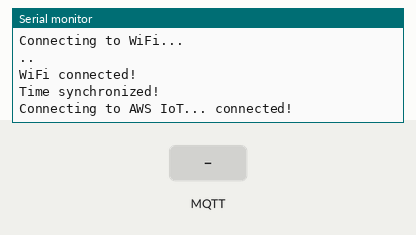
The sketch below on a simulated ESP32. Parts: the last lines printed to the serial monitor. The inputs (shaded band) are chosen by the test bench. WiFi joins after 1.5 s; servers stay silent unless stated; the local clock reads 2024-03-15 10:24:30 at power-on unless the sketch sets it; random numbers use the default seed unless the sketch sets one; no MQTT or app messages arrive unless stated.

Above: at 4.2 s.
4.3 s: MQTT message "payment_success" arrives on the first subscribed topic
At 6.1 s:
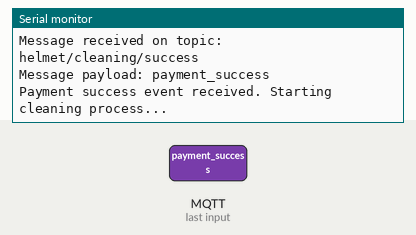
6.5 s: MQTT message "1" arrives on the first subscribed topic
At 7.9 s:
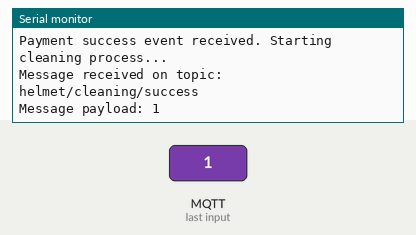
8.5 s: MQTT message "on" arrives on the first subscribed topic
At 9.4 s:
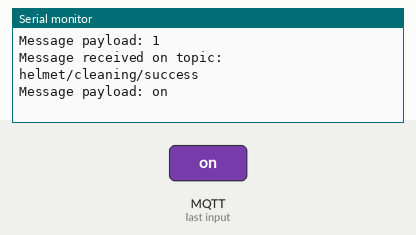
10.5 s: MQTT message "off" arrives on the first subscribed topic
At 12.2 s:
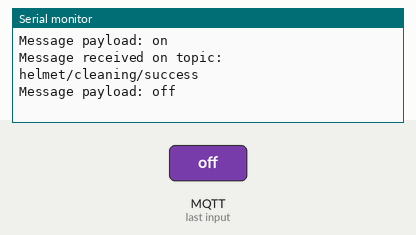

The sketch:

esp32.ino
```cpp
#include <WiFi.h>
#include <WiFiClientSecure.h>
#include <PubSubClient.h>

// wifi credentials
const char * ssid = "Galaxy M013154";
const char * password = "dfxz7900";

// aws iot core credentials
const char * mqtt_server = "a2vvufbiwbsbvo-ats.iot.ap-south-1.amazonaws.com";
const int mqtt_port = 8883;
const char * device_cert = R"EOF(
-----BEGIN CERTIFICATE-----
MIIDWjCCAkKgAwIBAgIVAPFflgZLqCnOUgQkM/OoWratsZBPMA0GCSqGSIb3DQEB
CwUAME0xSzBJBgNVBAsMQkFtYXpvbiBXZWIgU2VydmljZXMgTz1BbWF6b24uY29t
IEluYy4gTD1TZWF0dGxlIFNUPVdhc2hpbmd0b24gQz1VUzAeFw0yNTAxMTQwODE5
NThaFw00OTEyMzEyMzU5NTlaMB4xHDAaBgNVBAMME0FXUyBJb1QgQ2VydGlmaWNh
dGUwggEiMA0GCSqGSIb3DQEBAQUAA4IBDwAwggEKAoIBAQDw43XBmiyWVTa9L7OJ
45U6nZgrXztXJz9jrPPCntXvIR5B8YczZ/0rCPqHDVsC+ySvuB58xESu+YexADG6
fIC8KpZ3CdWocGzTMpRKhvIIP+0vzTI9+v5eoFpC/o9Kw2O2sBF7TNLgrCHJ5CbP
TXe+h1WN2eY6wY95kMvY0H3rSju/OinyVW43bsoNsG8DZfv4P6v/DSQ/mPXH2lfx
MoJYe5JX74etL3epLR1un+M0CmeSeotfuNz0kvef8pyM/Anz107LflC7LzwF+L56
Hudra8M8N0wD+nXD0rddSHaxgeamTTl3GOfVzoM+M+EkX9Txr51uijtRDvADGX7R
aNktAgMBAAGjYDBeMB8GA1UdIwQYMBaAFKKI0HpdplRhoZHvGwl2xw9Vc8BhMB0G
A1UdDgQWBBQzQRTDpQfW21hCqkmzz0jVGdjRzTAMBgNVHRMBAf8EAjAAMA4GA1Ud
DwEB/wQEAwIHgDANBgkqhkiG9w0BAQsFAAOCAQEAZKQoP5IW0iDLutB983R78yXB
ZVFfOPlpDOIl7N4QlRG5nYXyp3bg3izrsp7z2d2enC0QabxJVbckzJzjOM6xOP+M
A8phjwH+oiE+6QiAxsBbxPvxE0cxm7HZny0Vnxt+CtzkB8ft2Y5c7UEmu/u2RZFb
wS79Leyy5Bo986zBJieDUBRtwbKaSyAwJ0wJuqutO2CA5qTUoH6uYUdsRK3V9l1X
3QHDlcOdL3rI1bI+DIylA2OfXzI35ftUYcWGS42V9YbWH+gaJyQ6c/+AdaEMlOQL
egjg3aE8ZPfO3I1qR5vdBErbIab6AZNvFsj3HKVPP3FZqPf4DI8B3LTrCrlGoQ==
-----END CERTIFICATE-----
)EOF";;
const char * device_key = R"EOF(
-----BEGIN RSA PRIVATE KEY-----
MIIEpgIBAAKCAQEA8ON1wZosllU2vS+zieOVOp2YK187Vyc/Y6zzwp7V7yEeQfGH
M2f9Kwj6hw1bAvskr7gefMRErvmHsQAxunyAvCqWdwnVqHBs0zKUSobyCD/tL80y
Pfr+XqBaQv6PSsNjtrARe0zS4KwhyeQmz013vodVjdnmOsGPeZDL2NB960o7vzop
8lVuN27KDbBvA2X7+D+r/w0kP5j1x9pX8TKCWHuSV++HrS93qS0dbp/jNApnknqL
X7jc9JL3n/KcjPwJ89dOy35Quy88Bfi+eh7na2vDPDdMA/p1w9K3XUh2sYHmpk05
dxjn1c6DPjPhJF/U8a+dboo7UQ7wAxl+0WjZLQIDAQABAoIBAQDE1SgQhVkvkfvD
hOnQn0z982426n8DjQdn/BfGjKFE36vouGIAaFVfR9vmZMxcWDi2+Ny4mGuDClSN
FhqMRlWu66G9LSUPmKXjwS2Y5EF66jl2WNZX/PLDAYYfvf/6WEPvMFlohfK+MQj+
/lWUCLnyzoTi/wz4L9d7vwxCYsKxcYYX1R6A0elpVaSxtozgPu9C4OwgbZogcR3i
WLChnQ6Yn1qMnPm+cv/QZwdiu0DWXjX8G2FsEfk3UzD42tEeTNrdRGh6m6//MqqS
sLo1UWTjAfz2X7pdgH/ZprLpBqjkU5n8XTXDwuo+1seGDSlq4quZHfCqOsxo06JO
bN2LWK6hAoGBAPvHWmtDFYUjsRXV34TKZnDgdRq+mr2M0f4Qzsq68Z6I5ZF5oVlJ
fcttr9Cfkm5pY2mWmfDgPAhEb97Yhsg2wEWb3IiHofLZ4kEM3tU3IR9ad5w9fHB7
Kwsgtq0aDBbo8NaKsYBQnsLf6iQEg44tN+EWPNUxB8XBMC+YTY6fydJVAoGBAPTt
XY+bSgPrG0qevl5cX+9IiEMQrnhbdd11Vt5K2DNw52BF1ER37lrlLHaFDCrkTxiq
xRMt5uJ1jhZnIjNR4Om4w5qjZLBli4UTLWbXFBYXaaqdUcFE8Te72I+QKSb2bt8R
2uuzB6MkiQKjO+IqL/eWRuJNfRLGZDLH0cGaJ7N5AoGBAMdpUwHVNfwnEqBarhd8
Prpz7Avsnp42JDN3mHEUsz1+62PW06XmAQ3XqAIyAEYWjjgYoYAX+TQLEBeNouJ8
CriXA4nW8rtnOj2PNgXlDgTJICbMw/xKcQL1O/nJwX17rRQe8QrRz4xE0CsKsC8x
PSq29CNeG+vSYJmxpOurPqupAoGBAN4Do8Ge0/LFVNHJH2rNdTCjoNCZ+GylCywZ
Rwrs8RmACFveMFF4HRlLj4hHhgYDOidz9Hw0KYuxX4CzL+8xEx0JHFW6MnUrNtMD
1S3ZXB3CT0gWnpsAcV9B6UYJOSRWUZ3mw3jPqeaaIY/Ag3G5KA3XrJ1J/Evehcj6
FArYP5CRAoGBAPnFslG9g77zEdMQRcMGHQk5a8Reyw2Bn9Vap3zb1pGtO9EX8b9E
zuSfOrYF0AQOttdajnQ8t9unp12tqc1h1XgOlBiJMZjrTpN/qWcbKId9eGinNDgI
qIpR7Da9LqBFYoym7aNmtk6zxX5HtkvsZNiJjhEthkz2W+KNRe3P7USS
-----END RSA PRIVATE KEY-----
)EOF";
const char * root_ca = R"EOF(
-----BEGIN CERTIFICATE-----
MIIDQTCCAimgAwIBAgITBmyfz5m/jAo54vB4ikPmljZbyjANBgkqhkiG9w0BAQsF
ADA5MQswCQYDVQQGEwJVUzEPMA0GA1UEChMGQW1hem9uMRkwFwYDVQQDExBBbWF6
b24gUm9vdCBDQSAxMB4XDTE1MDUyNjAwMDAwMFoXDTM4MDExNzAwMDAwMFowOTEL
MAkGA1UEBhMCVVMxDzANBgNVBAoTBkFtYXpvbjEZMBcGA1UEAxMQQW1hem9uIFJv
b3QgQ0EgMTCCASIwDQYJKoZIhvcNAQEBBQADggEPADCCAQoCggEBALJ4gHHKeNXj
ca9HgFB0fW7Y14h29Jlo91ghYPl0hAEvrAIthtOgQ3pOsqTQNroBvo3bSMgHFzZM
9O6II8c+6zf1tRn4SWiw3te5djgdYZ6k/oI2peVKVuRF4fn9tBb6dNqcmzU5L/qw
IFAGbHrQgLKm+a/sRxmPUDgH3KKHOVj4utWp+UhnMJbulHheb4mjUcAwhmahRWa6
VOujw5H5SNz/0egwLX0tdHA114gk957EWW67c4cX8jJGKLhD+rcdqsq08p8kDi1L
93FcXmn/6pUCyziKrlA4b9v7LWIbxcceVOF34GfID5yHI9Y/QCB/IIDEgEw+OyQm
jgSubJrIqg0CAwEAAaNCMEAwDwYDVR0TAQH/BAUwAwEB/zAOBgNVHQ8BAf8EBAMC
AYYwHQYDVR0OBBYEFIQYzIU07LwMlJQuCFmcx7IQTgoIMA0GCSqGSIb3DQEBCwUA
A4IBAQCY8jdaQZChGsV2USggNiMOruYou6r4lK5IpDB/G/wkjUu0yKGX9rbxenDI
U5PMCCjjmCXPI6T53iHTfIUJrU6adTrCC2qJeHZERxhlbI1Bjjt/msv0tadQ1wUs
N+gDS63pYaACbvXy8MWy7Vu33PqUXHeeE6V/Uq2V8viTO96LXFvKWlJbYK8U90vv
o/ufQJVtMVT8QtPHRh8jrdkPSHCa2XV4cdFyQzR1bldZwgJcJmApzyMZFo6IQ6XU
5MsI+yMRQ+hDKXJioaldXgjUkK642M4UwtBV8ob2xJNDd2ZhwLnoQdeXeGADbkpy
rqXRfboQnoZsG4q5WTP468SQvvG5
-----END CERTIFICATE-----
)EOF";

// mqtt topic
const char * topic = "helmet/cleaning/success";

WiFiClientSecure net;
PubSubClient client(net);

void setupWiFi() {
    delay(10);
    Serial.println("Connecting to WiFi...");
    WiFi.begin(ssid, password);
    while (WiFi.status() != WL_CONNECTED) {
        delay(1000);
        Serial.print(".");
    }
    Serial.println("\nWiFi connected!");
}

void connectAWS() {
    net.setCACert(root_ca);
    net.setCertificate(device_cert);
    net.setPrivateKey(device_key);

    client.setServer(mqtt_server, mqtt_port);
    client.setCallback(messageReceived);

    // Generate a unique client id to force a new session
    String clientId = "ESP32Client-" + String(random(0xffff), HEX);

    while (!client.connected()) {
        Serial.print("Connecting to AWS IoT...");
        if (client.connect(clientId.c_str())) {
            Serial.println(" connected!");
            client.subscribe(topic);
        } else {
            Serial.print(" failed, rc=");
            Serial.print(client.state());
            Serial.println(" retrying in 5 seconds...");
            delay(5000);
        }
    }
}


void messageReceived(char* topic, byte* payload, unsigned int length) {
    Serial.print("Message received on topic: ");
    Serial.println(topic);

    String message;
    for (unsigned int i = 0; i < length; i++) {
        message += (char)payload[i];
    }
    Serial.println("Message payload: " + message);

    // Perform specific operations based on the message
    if (message.indexOf("payment_success") >= 0) {
        Serial.println("Payment success event received. Starting cleaning process...");
        // Add code for cleaning process here

    }
}

void setup() {
    delay(1000);
    Serial.begin(115200);

    // Connect to WiFi
    setupWiFi();

    // Synchronize time
    configTime(0, 0, "pool.ntp.org", "time.nist.gov");
    while (!time(nullptr)) {
        delay(1000);
        Serial.println("Waiting for time...");
    }
    Serial.println("Time synchronized!");

    // Connect to AWS IoT
    connectAWS();
}


void loop() {
    delay(1000);
    if (!client.connected()) {
        connectAWS();
    }
    client.loop();
}

// #include <WiFi.h>

// // Replace with your WiFi credentials
// const char* ssid = "Ashmitha";
// const char* password = "88290799";

// void setup() {
//   delay(1000);
//   Serial.begin(115200);

//   // Connect to WiFi
//   WiFi.begin(ssid, password);
//   Serial.print("Connecting to ");
//   Serial.println(ssid);

//   while (WiFi.status() != WL_CONNECTED) {
//     delay(500);
//     Serial.print(".");
//   }

//   Serial.println("\nWiFi connected!");
//   Serial.print("IP address: ");
//   Serial.println(WiFi.localIP());
// }

// void loop() {
//   // You can add your code here to do something after connecting to WiFi
//   delay(1000);
//   Serial.println("Hello from ESP32!");
// }
```

Measured:
- after the input at 4.3 s, the serial monitor: prints a new line after 0.76 s (image 1)
- after the input at 6.5 s, the serial monitor: prints a new line after 0.57 s (image 2)
- after the input at 8.5 s, the serial monitor: prints a new line after 0.57 s (image 3)
- after the input at 10.5 s, the serial monitor: prints a new line after 0.57 s (image 4)
